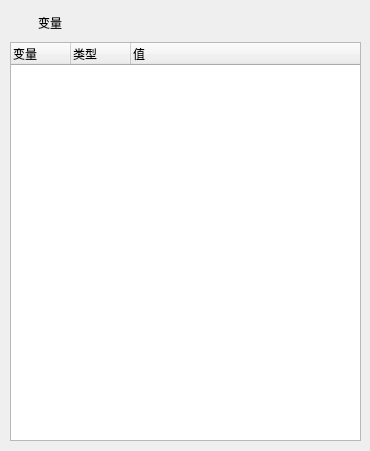
<?xml version="1.0" encoding="UTF-8"?>
<ui version="4.0">
 <class>KismetInstanceWindow</class>
 <widget class="QWidget" name="KismetInstanceWindow">
  <property name="geometry">
   <rect>
    <x>0</x>
    <y>0</y>
    <width>370</width>
    <height>451</height>
   </rect>
  </property>
  <property name="minimumSize">
   <size>
    <width>300</width>
    <height>200</height>
   </size>
  </property>
  <property name="windowTitle">
   <string>变量</string>
  </property>
  <property name="windowIcon">
   <iconset resource="orion2.qrc">
    <normaloff>:/images/unique32.png</normaloff>:/images/unique32.png</iconset>
  </property>
  <widget class="QWidget" name="layoutWidget">
   <property name="geometry">
    <rect>
     <x>10</x>
     <y>10</y>
     <width>351</width>
     <height>431</height>
    </rect>
   </property>
   <layout class="QVBoxLayout" name="verticalLayout">
    <item>
     <layout class="QHBoxLayout" name="horizontalLayout">
      <item>
       <widget class="QPushButton" name="addpushButton">
        <property name="text">
         <string>变量</string>
        </property>
        <property name="icon">
         <iconset resource="orion2.qrc">
          <normaloff>:/images/add_variable.png</normaloff>:/images/add_variable.png</iconset>
        </property>
        <property name="iconSize">
         <size>
          <width>24</width>
          <height>24</height>
         </size>
        </property>
        <property name="flat">
         <bool>true</bool>
        </property>
       </widget>
      </item>
      <item>
       <widget class="QPushButton" name="delpushButton">
        <property name="text">
         <string/>
        </property>
        <property name="icon">
         <iconset resource="orion2.qrc">
          <normaloff>:/images/delete.png</normaloff>:/images/delete.png</iconset>
        </property>
        <property name="iconSize">
         <size>
          <width>24</width>
          <height>24</height>
         </size>
        </property>
        <property name="flat">
         <bool>true</bool>
        </property>
       </widget>
      </item>
      <item>
       <spacer name="horizontalSpacer">
        <property name="orientation">
         <enum>Qt::Horizontal</enum>
        </property>
        <property name="sizeHint" stdset="0">
         <size>
          <width>40</width>
          <height>20</height>
         </size>
        </property>
       </spacer>
      </item>
     </layout>
    </item>
    <item>
     <widget class="VariableTreeWidget" name="treeWidget">
      <property name="editTriggers">
       <set>QAbstractItemView::EditKeyPressed|QAbstractItemView::SelectedClicked</set>
      </property>
      <property name="dragDropMode">
       <enum>QAbstractItemView::DragOnly</enum>
      </property>
      <property name="iconSize">
       <size>
        <width>24</width>
        <height>24</height>
       </size>
      </property>
      <property name="textElideMode">
       <enum>Qt::ElideLeft</enum>
      </property>
      <attribute name="headerDefaultSectionSize">
       <number>60</number>
      </attribute>
      <attribute name="headerMinimumSectionSize">
       <number>60</number>
      </attribute>
      <column>
       <property name="text">
        <string>变量</string>
       </property>
      </column>
      <column>
       <property name="text">
        <string>类型</string>
       </property>
      </column>
      <column>
       <property name="text">
        <string>值</string>
       </property>
      </column>
     </widget>
    </item>
   </layout>
  </widget>
 </widget>
 <customwidgets>
  <customwidget>
   <class>VariableTreeWidget</class>
   <extends>QTreeWidget</extends>
   <header>variabletreewidget.h</header>
  </customwidget>
 </customwidgets>
 <resources>
  <include location="orion2.qrc"/>
 </resources>
 <connections/>
</ui>
